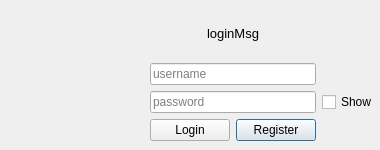
<?xml version="1.0" encoding="UTF-8"?>
<ui version="4.0">
 <class>Login</class>
 <widget class="QDialog" name="Login">
  <property name="geometry">
   <rect>
    <x>0</x>
    <y>0</y>
    <width>380</width>
    <height>150</height>
   </rect>
  </property>
  <property name="windowTitle">
   <string notr="true">Login</string>
  </property>
  <property name="windowIcon">
   <iconset resource="../../res.qrc">
    <normaloff>:/res/Minor_League_Grayons_With_Arms.png</normaloff>:/res/Minor_League_Grayons_With_Arms.png</iconset>
  </property>
  <property name="styleSheet">
   <string notr="true"/>
  </property>
  <widget class="QLabel" name="label_logo">
   <property name="geometry">
    <rect>
     <x>10</x>
     <y>10</y>
     <width>128</width>
     <height>128</height>
    </rect>
   </property>
   <property name="text">
    <string/>
   </property>
   <property name="pixmap">
    <pixmap resource="../../res.qrc">:/res/Minor_League_Grayons_With_Arms.png</pixmap>
   </property>
  </widget>
  <widget class="QStackedWidget" name="stackedWidget">
   <property name="geometry">
    <rect>
     <x>150</x>
     <y>10</y>
     <width>231</width>
     <height>131</height>
    </rect>
   </property>
   <property name="currentIndex">
    <number>0</number>
   </property>
   <widget class="QWidget" name="page_login">
    <widget class="QWidget" name="layoutWidget">
     <property name="geometry">
      <rect>
       <x>0</x>
       <y>0</y>
       <width>227</width>
       <height>131</height>
      </rect>
     </property>
     <layout class="QGridLayout" name="gridLayout" rowstretch="0,0,0,0,0">
      <item row="4" column="1">
       <widget class="QPushButton" name="pushButton_register">
        <property name="text">
         <string>Register</string>
        </property>
       </widget>
      </item>
      <item row="2" column="0" colspan="2">
       <widget class="QLineEdit" name="lineEdit_username">
        <property name="sizePolicy">
         <sizepolicy hsizetype="Preferred" vsizetype="Maximum">
          <horstretch>0</horstretch>
          <verstretch>0</verstretch>
         </sizepolicy>
        </property>
        <property name="placeholderText">
         <string>username</string>
        </property>
       </widget>
      </item>
      <item row="1" column="0" colspan="2">
       <widget class="QLabel" name="label_loginMsg">
        <property name="enabled">
         <bool>true</bool>
        </property>
        <property name="sizePolicy">
         <sizepolicy hsizetype="Preferred" vsizetype="Preferred">
          <horstretch>0</horstretch>
          <verstretch>0</verstretch>
         </sizepolicy>
        </property>
        <property name="font">
         <font>
          <pointsize>10</pointsize>
         </font>
        </property>
        <property name="styleSheet">
         <string notr="true">border-radius: 25px</string>
        </property>
        <property name="text">
         <string>loginMsg</string>
        </property>
        <property name="alignment">
         <set>Qt::AlignCenter</set>
        </property>
       </widget>
      </item>
      <item row="3" column="0" colspan="2">
       <widget class="QLineEdit" name="lineEdit_password">
        <property name="sizePolicy">
         <sizepolicy hsizetype="Preferred" vsizetype="Maximum">
          <horstretch>0</horstretch>
          <verstretch>0</verstretch>
         </sizepolicy>
        </property>
        <property name="echoMode">
         <enum>QLineEdit::Password</enum>
        </property>
        <property name="placeholderText">
         <string>password</string>
        </property>
       </widget>
      </item>
      <item row="3" column="2">
       <widget class="QCheckBox" name="checkBox_showPW">
        <property name="text">
         <string>Show</string>
        </property>
       </widget>
      </item>
      <item row="4" column="0">
       <widget class="QPushButton" name="pushButton_login">
        <property name="text">
         <string>Login</string>
        </property>
       </widget>
      </item>
      <item row="1" column="2">
       <spacer name="verticalSpacer">
        <property name="orientation">
         <enum>Qt::Vertical</enum>
        </property>
        <property name="sizeHint" stdset="0">
         <size>
          <width>20</width>
          <height>40</height>
         </size>
        </property>
       </spacer>
      </item>
     </layout>
    </widget>
   </widget>
   <widget class="QWidget" name="page_register">
    <widget class="QWidget" name="layoutWidget1">
     <property name="geometry">
      <rect>
       <x>1</x>
       <y>1</y>
       <width>221</width>
       <height>129</height>
      </rect>
     </property>
     <layout class="QGridLayout" name="gridLayout_2">
      <item row="2" column="2">
       <widget class="QLabel" name="label_passwordReg">
        <property name="sizePolicy">
         <sizepolicy hsizetype="Preferred" vsizetype="Preferred">
          <horstretch>0</horstretch>
          <verstretch>0</verstretch>
         </sizepolicy>
        </property>
        <property name="text">
         <string>pwFlag</string>
        </property>
       </widget>
      </item>
      <item row="1" column="2">
       <widget class="QLabel" name="label_usernameReg">
        <property name="sizePolicy">
         <sizepolicy hsizetype="Preferred" vsizetype="Preferred">
          <horstretch>0</horstretch>
          <verstretch>0</verstretch>
         </sizepolicy>
        </property>
        <property name="text">
         <string>unFlag</string>
        </property>
       </widget>
      </item>
      <item row="4" column="0">
       <widget class="QPushButton" name="pushButton_confirmReg">
        <property name="text">
         <string>Confirm</string>
        </property>
       </widget>
      </item>
      <item row="3" column="2">
       <widget class="QLabel" name="label_confirmPassword">
        <property name="sizePolicy">
         <sizepolicy hsizetype="Preferred" vsizetype="Preferred">
          <horstretch>0</horstretch>
          <verstretch>0</verstretch>
         </sizepolicy>
        </property>
        <property name="text">
         <string>cpwFlag</string>
        </property>
       </widget>
      </item>
      <item row="4" column="1">
       <widget class="QPushButton" name="pushButton_cancelReg">
        <property name="text">
         <string>Cancel</string>
        </property>
       </widget>
      </item>
      <item row="3" column="0" colspan="2">
       <widget class="QLineEdit" name="lineEdit_confirmPassword">
        <property name="sizePolicy">
         <sizepolicy hsizetype="Preferred" vsizetype="Preferred">
          <horstretch>0</horstretch>
          <verstretch>0</verstretch>
         </sizepolicy>
        </property>
        <property name="echoMode">
         <enum>QLineEdit::Password</enum>
        </property>
        <property name="placeholderText">
         <string>confirm password</string>
        </property>
       </widget>
      </item>
      <item row="2" column="0" colspan="2">
       <widget class="QLineEdit" name="lineEdit_passwordReg">
        <property name="sizePolicy">
         <sizepolicy hsizetype="Preferred" vsizetype="Preferred">
          <horstretch>0</horstretch>
          <verstretch>0</verstretch>
         </sizepolicy>
        </property>
        <property name="echoMode">
         <enum>QLineEdit::Password</enum>
        </property>
        <property name="placeholderText">
         <string>password</string>
        </property>
       </widget>
      </item>
      <item row="1" column="0" colspan="2">
       <widget class="QLineEdit" name="lineEdit_usernameReg">
        <property name="sizePolicy">
         <sizepolicy hsizetype="Preferred" vsizetype="Preferred">
          <horstretch>0</horstretch>
          <verstretch>0</verstretch>
         </sizepolicy>
        </property>
        <property name="placeholderText">
         <string>username</string>
        </property>
       </widget>
      </item>
      <item row="0" column="2">
       <spacer name="verticalSpacer_2">
        <property name="orientation">
         <enum>Qt::Vertical</enum>
        </property>
        <property name="sizeHint" stdset="0">
         <size>
          <width>20</width>
          <height>40</height>
         </size>
        </property>
       </spacer>
      </item>
      <item row="0" column="0" colspan="2">
       <widget class="QLabel" name="label_regMsg">
        <property name="text">
         <string>Invalid Fields (*)</string>
        </property>
        <property name="alignment">
         <set>Qt::AlignCenter</set>
        </property>
       </widget>
      </item>
     </layout>
    </widget>
   </widget>
  </widget>
 </widget>
 <tabstops>
  <tabstop>lineEdit_username</tabstop>
  <tabstop>lineEdit_password</tabstop>
  <tabstop>pushButton_login</tabstop>
  <tabstop>pushButton_register</tabstop>
  <tabstop>checkBox_showPW</tabstop>
  <tabstop>lineEdit_usernameReg</tabstop>
  <tabstop>lineEdit_passwordReg</tabstop>
  <tabstop>lineEdit_confirmPassword</tabstop>
  <tabstop>pushButton_confirmReg</tabstop>
  <tabstop>pushButton_cancelReg</tabstop>
 </tabstops>
 <resources>
  <include location="../../res.qrc"/>
 </resources>
 <connections/>
</ui>
